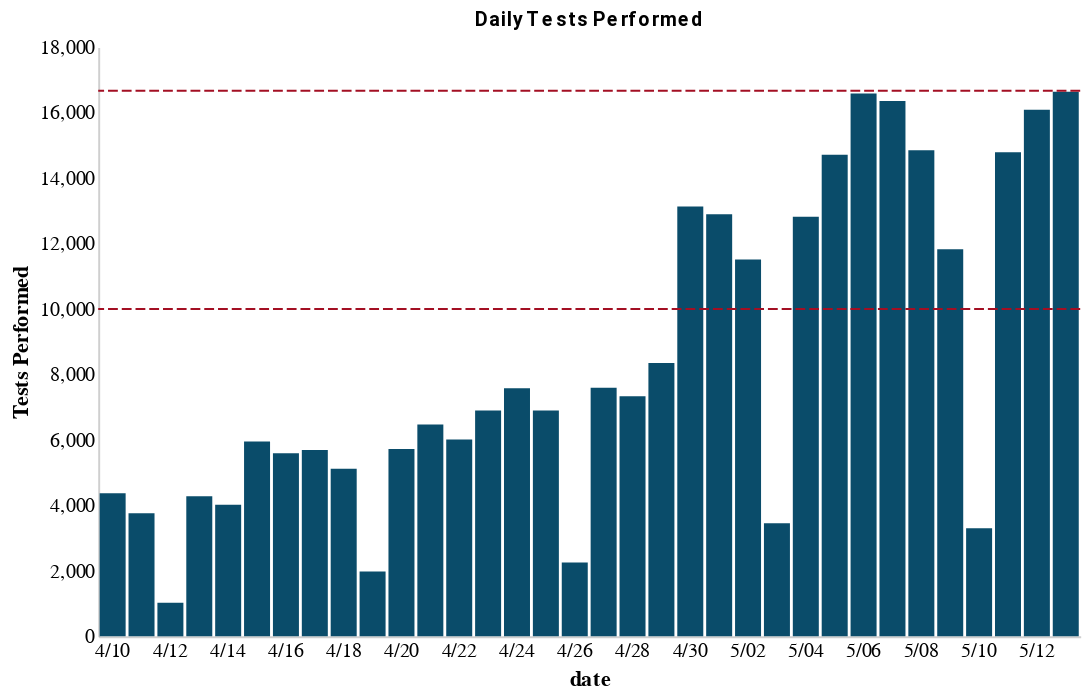
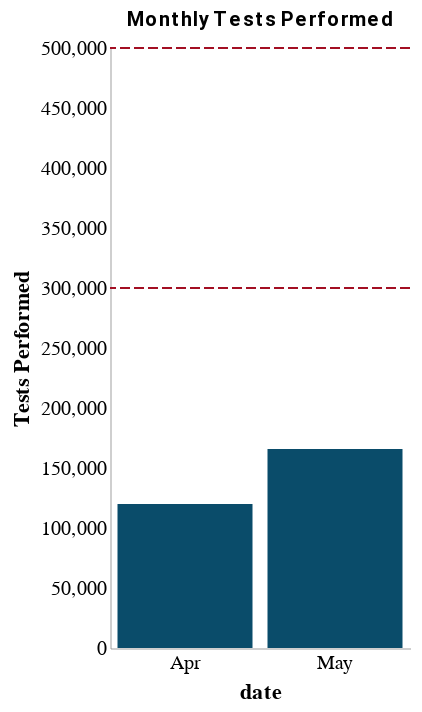

The notebook cell these images were saved under, in order:
### Code cell
daily_tests = utils.testing_lacity('4/1/20', 'daily', 10_000, 16_667)
monthly_tests = utils.testing_lacity('4/1/20', 'monthly', 300_000, 500_000)

### Figure 1 — Vega-Lite specification as saved in the notebook (floating-point values rounded to 4 significant figures)
{"config": {"view": {"continuousWidth": 400, "continuousHeight": 300, "strokeOpacity": 0}, "axis": {"domainOpacity": 0.4, "gridOpacity": 0, "ticks": false}, "title": {"anchor": "middle", "color": "black", "font": "Roboto", "fontSize": 10}}, "layer": [{"data": {"name": "data-d1eed6e18d0fa75d88fe10415497f00b"}, "mark": {"type": "bar", "color": "#0A4C6A"}, "encoding": {"x": {"type": "nominal", "axis": {"format": "%-m/%d"}, "field": "Date", "timeUnit": "monthdate", "title": "date"}, "y": {"type": "quantitative", "field": "Performed", "title": "Tests Performed"}}}, {"data": {"name": "data-630ae3f1563c7a039b62b951e32081dd"}, "mark": {"type": "rule", "color": "#A30F23", "strokeDash": [5, 2]}, "encoding": {"y": {"type": "quantitative", "field": "y"}}}, {"data": {"name": "data-4d6fad89519b3b5d472fb07e87757174"}, "mark": {"type": "rule", "color": "#A30F23", "strokeDash": [5, 2]}, "encoding": {"y": {"type": "quantitative", "field": "y"}}}], "title": "Daily Tests Performed", "width": 500, "$schema": "https://vega.github.io/schema/vega-lite/v4.0.2.json", "datasets": {"data-d1eed6e18d0fa75d88fe10415497f00b": [{"Date": "4/10/20", "Performed": 4374, "Test Kit Inventory": 2547.0, "Cumulative": 37525, "month": 4, "Performed_Monthly": 120034}, {"Date": "4/11/20", "Performed": 3760, "Test Kit Inventory": 3465.0, "Cumulative": 41285, "month": 4, "Performed_Monthly": 120034}, {"Date": "4/12/20", "Performed": 1026, "Test Kit Inventory": 3465.0, "Cumulative": 42311, "month": 4, "Performed_Monthly": 120034}, {"Date": "4/13/20", "Performed": 4276, "Test Kit Inventory": 0.0, "Cumulative": 46587, "month": 4, "Performed_Monthly": 120034}, {"Date": "4/14/20", "Performed": 4019, "Test Kit Inventory": 3967.0, "Cumulative": 50606, "month": 4, "Performed_Monthly": 120034}, {"Date": "4/15/20", "Performed": 5955, "Test Kit Inventory": null, "Cumulative": 56561, "month": 4, "Performed_Monthly": 120034}, {"Date": "4/16/20", "Performed": 5594, "Test Kit Inventory": null, "Cumulative": 62155, "month": 4, "Performed_Monthly": 120034}, {"Date": "4/17/20", "Performed": 5695, "Test Kit Inventory": null, "Cumulative": 67850, "month": 4, "Performed_Monthly": 120034}, {"Date": "4/18/20", "Performed": 5116, "Test Kit Inventory": null, "Cumulative": 72966, "month": 4, "Performed_Monthly": 120034}, {"Date": "4/19/20", "Performed": 1977, "Test Kit Inventory": null, "Cumulative": 74943, "month": 4, "Performed_Monthly": 120034}, {"Date": "4/20/20", "Performed": 5724, "Test Kit Inventory": null, "Cumulative": 80667, "month": 4, "Performed_Monthly": 120034}, {"Date": "4/21/20", "Performed": 6471, "Test Kit Inventory": null, "Cumulative": 87138, "month": 4, "Performed_Monthly": 120034}, {"Date": "4/22/20", "Performed": 6010, "Test Kit Inventory": null, "Cumulative": 93148, "month": 4, "Performed_Monthly": 120034}, {"Date": "4/23/20", "Performed": 6899, "Test Kit Inventory": null, "Cumulative": 100047, "month": 4, "Performed_Monthly": 120034}, {"Date": "4/24/20", "Performed": 7581, "Test Kit Inventory": null, "Cumulative": 107628, "month": 4, "Performed_Monthly": 120034}, {"Date": "4/25/20", "Performed": 6897, "Test Kit Inventory": null, "Cumulative": 114525, "month": 4, "Performed_Monthly": 120034}, {"Date": "4/26/20", "Performed": 2252, "Test Kit Inventory": null, "Cumulative": 116777, "month": 4, "Performed_Monthly": 120034}, {"Date": "4/27/20", "Performed": 7596, "Test Kit Inventory": null, "Cumulative": 124373, "month": 4, "Performed_Monthly": 120034}, {"Date": "4/28/20", "Performed": 7333, "Test Kit Inventory": null, "Cumulative": 131706, "month": 4, "Performed_Monthly": 120034}, {"Date": "4/29/20", "Performed": 8349, "Test Kit Inventory": null, "Cumulative": 140055, "month": 4, "Performed_Monthly": 120034}, {"Date": "4/30/20", "Performed": 13130, "Test Kit Inventory": null, "Cumulative": 153185, "month": 4, "Performed_Monthly": 120034}, {"Date": "5/01/20", "Performed": 12894, "Test Kit Inventory": null, "Cumulative": 166079, "month": 5, "Performed_Monthly": 165796}, {"Date": "5/02/20", "Performed": 11510, "Test Kit Inventory": null, "Cumulative": 177589, "month": 5, "Performed_Monthly": 165796}, {"Date": "5/03/20", "Performed": 3451, "Test Kit Inventory": null, "Cumulative": 181040, "month": 5, "Performed_Monthly": 165796}, {"Date": "5/04/20", "Performed": 12817, "Test Kit Inventory": null, "Cumulative": 193857, "month": 5, "Performed_Monthly": 165796}, {"Date": "5/05/20", "Performed": 14709, "Test Kit Inventory": null, "Cumulative": 208566, "month": 5, "Performed_Monthly": 165796}, {"Date": "5/06/20", "Performed": 16584, "Test Kit Inventory": null, "Cumulative": 225150, "month": 5, "Performed_Monthly": 165796}, {"Date": "5/07/20", "Performed": 16352, "Test Kit Inventory": null, "Cumulative": 241502, "month": 5, "Performed_Monthly": 165796}, {"Date": "5/08/20", "Performed": 14847, "Test Kit Inventory": null, "Cumulative": 256349, "month": 5, "Performed_Monthly": 165796}, {"Date": "5/09/20", "Performed": 11824, "Test Kit Inventory": null, "Cumulative": 268173, "month": 5, "Performed_Monthly": 165796}, {"Date": "5/10/20", "Performed": 3299, "Test Kit Inventory": null, "Cumulative": 271472, "month": 5, "Performed_Monthly": 165796}, {"Date": "5/11/20", "Performed": 14788, "Test Kit Inventory": null, "Cumulative": 286260, "month": 5, "Performed_Monthly": 165796}, {"Date": "5/12/20", "Performed": 16086, "Test Kit Inventory": null, "Cumulative": 302346, "month": 5, "Performed_Monthly": 165796}, {"Date": "5/13/20", "Performed": 16635, "Test Kit Inventory": null, "Cumulative": 318981, "month": 5, "Performed_Monthly": 165796}], "data-630ae3f1563c7a039b62b951e32081dd": [{"y": 10000}], "data-4d6fad89519b3b5d472fb07e87757174": [{"y": 16667}]}}

### Figure 2 — Vega-Lite specification as saved in the notebook (floating-point values rounded to 4 significant figures)
{"config": {"view": {"continuousWidth": 400, "continuousHeight": 300, "strokeOpacity": 0}, "axis": {"domainOpacity": 0.4, "gridOpacity": 0, "ticks": false}, "title": {"anchor": "middle", "color": "black", "font": "Roboto", "fontSize": 10}}, "layer": [{"data": {"name": "data-76978ccf030cc24d430a167a60a54162"}, "mark": {"type": "bar", "color": "#0A4C6A"}, "encoding": {"x": {"type": "nominal", "axis": {"format": "%b"}, "field": "Date", "timeUnit": "monthdate", "title": "date"}, "y": {"type": "quantitative", "field": "Performed_Monthly", "title": "Tests Performed"}}}, {"data": {"name": "data-3f3d363baceb1e167951b40424cf1ac4"}, "mark": {"type": "rule", "color": "#A30F23", "strokeDash": [5, 2]}, "encoding": {"y": {"type": "quantitative", "field": "y"}}}, {"data": {"name": "data-2e4c34b4c620b803e8d3b593084e1a6e"}, "mark": {"type": "rule", "color": "#A30F23", "strokeDash": [5, 2]}, "encoding": {"y": {"type": "quantitative", "field": "y"}}}], "title": "Monthly Tests Performed", "width": 150, "$schema": "https://vega.github.io/schema/vega-lite/v4.0.2.json", "datasets": {"data-76978ccf030cc24d430a167a60a54162": [{"Date": "4/10/20", "Performed": 4374, "Test Kit Inventory": 2547.0, "Cumulative": 37525, "month": 4, "Performed_Monthly": 120034}, {"Date": "5/01/20", "Performed": 12894, "Test Kit Inventory": null, "Cumulative": 166079, "month": 5, "Performed_Monthly": 165796}], "data-3f3d363baceb1e167951b40424cf1ac4": [{"y": 300000}], "data-2e4c34b4c620b803e8d3b593084e1a6e": [{"y": 500000}]}}
